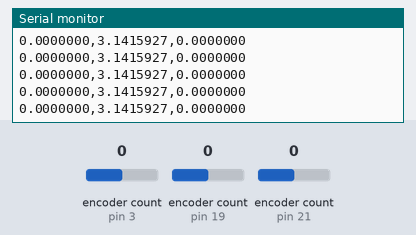
A sketch run on a simulated Arduino Uno, built with avr-gcc and run on an emulated ATmega328P. Shown: the last lines printed to the serial monitor. The inputs (shaded band) are chosen by the test bench; at power-on: encoder count (sensors on pin 21, pin 3, pin 19) 0.

Above: at 1.2 s.
1.3 s: encoder count (sensor on pin 21) set to 4
At 2.0 s:
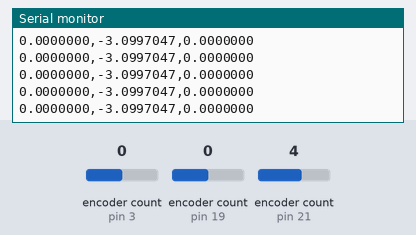
4.3 s: encoder count (sensor on pin 3) set to 1
At 5.3 s:
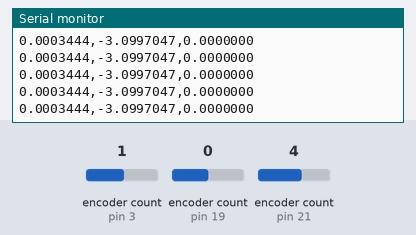

Measured:
- after the input at 1.3 s, the serial monitor: prints a new line at once (image 1)
- after the input at 4.3 s, the serial monitor: prints a new line at once (image 2)

The sketch:

enc_read.ino
```cpp
#include <Encoder.h>

Encoder slide(3, 2);
Encoder joint_0(21, 20);
Encoder joint_1(19, 18);

void setup() {
  Serial.begin(115200);
}

float slide_pos = 0;
float joint_0_pos = 0;
float joint_1_pos = 0;
float slide_pos_prev = 0;
float joint_0_pos_prev = 0;
float joint_1_pos_prev = 0;
float slide_pos_dot = 0;
float joint_0_pos_dot = 0;
float joint_1_pos_dot = 0;
int current_time = 0;
int prev_time = 0;
float time_diff = 0;
void loop() {
  current_time = millis();
  time_diff = (current_time - prev_time)/1000.0;
  slide_pos = slide.read()/464.64 * 0.04;
  joint_0_pos = angleWrap(M_PI * 2 * joint_0.read() / 2400.0 + M_PI);

  slide_pos_dot = (slide_pos - slide_pos_prev) / time_diff;
  joint_0_pos_dot = (joint_0_pos - joint_0_pos_prev) / time_diff;

  Serial.print(slide_pos,7);
  Serial.print(",");
  Serial.print(joint_0_pos,7);
//  Serial.print(",");
//  Serial.print(slide_pos_dot,7);
  Serial.print(",");
  Serial.println(joint_0_pos_dot,7);
  slide_pos_prev = slide_pos;
  joint_0_pos_prev = joint_0_pos;
  prev_time = current_time;
}


float angleWrap(float angle) {
  while (angle < -M_PI) {
    angle += 2 * M_PI  ;
  }
  while (angle > M_PI) {
    angle -= 2 * M_PI  ;
  }
  return angle;
}
```
